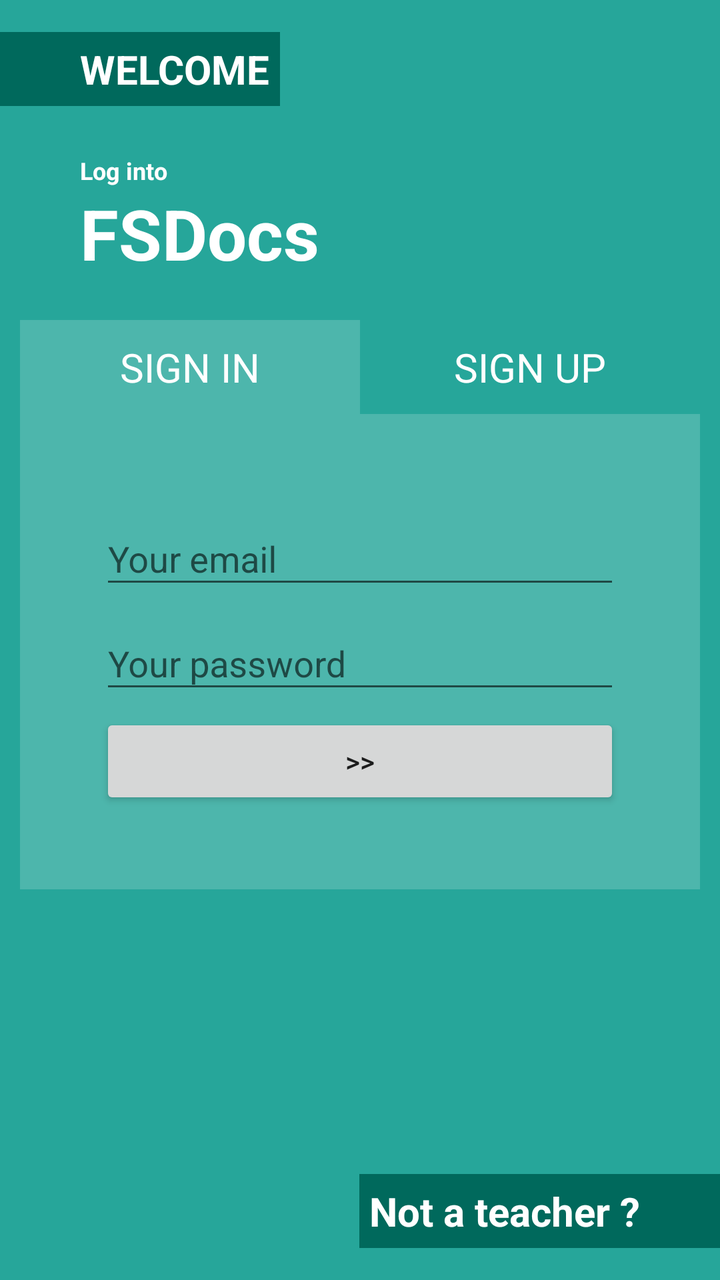
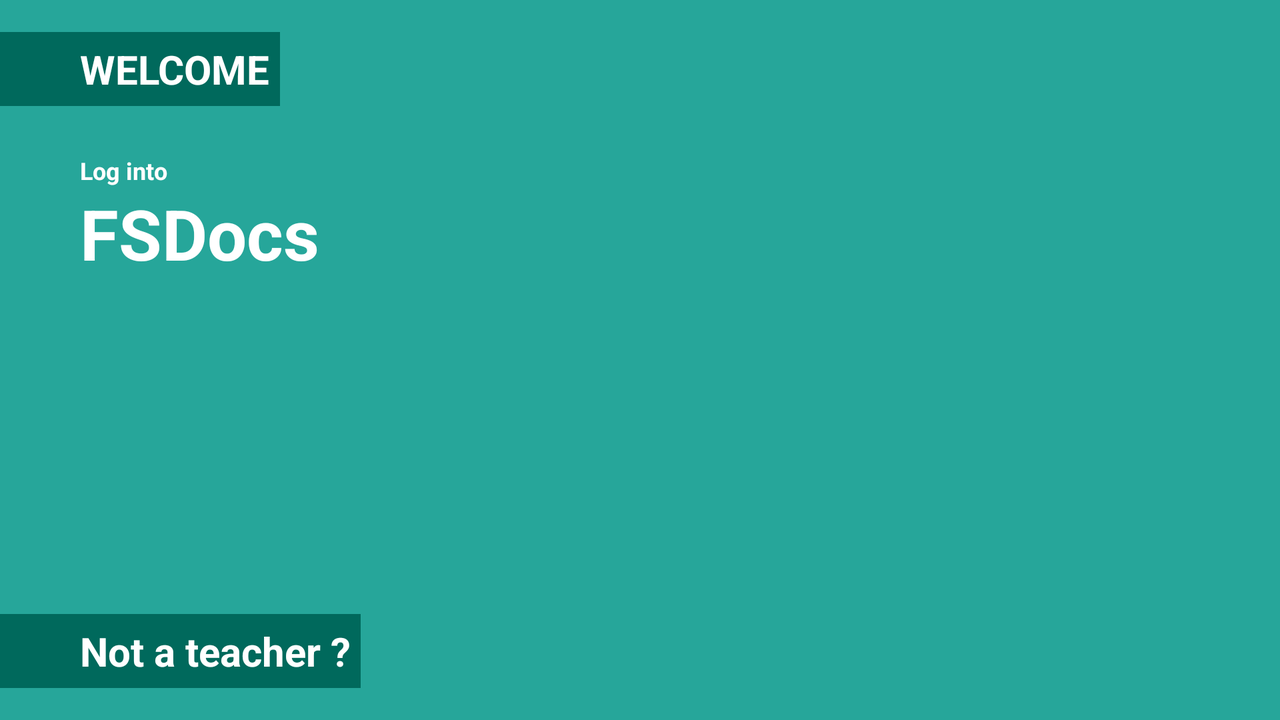

One screen, two layout resources from the same app: the default and the repository's alternative for another configuration. Each is rendered where Android would select it; the XML of both is given below.
<!-- AndroidManifest.xml: application theme AppTheme -->
<!-- res/layout/activity_teacher.xml -->
<?xml version="1.0" encoding="utf-8"?>
<RelativeLayout xmlns:android="http://schemas.android.com/apk/res/android"
    xmlns:tools="http://schemas.android.com/tools"
    android:layout_width="match_parent"
    android:layout_height="match_parent"
    android:background="@color/colorAccent"
    android:paddingBottom="@dimen/activity_vertical_margin"
    android:paddingTop="@dimen/activity_vertical_margin"
    tools:context=".ui.StudentActivity">

    <include
        android:id="@+id/titleLayout"
        layout="@layout/authentification_header_include" />

    <include
        android:id="@+id/mainLayout"
        layout="@layout/main_layout" />

    <TextView
        android:id="@+id/switchLabel"
        android:layout_width="wrap_content"
        android:layout_height="wrap_content"
        android:layout_alignParentBottom="true"
        android:layout_alignParentEnd="true"
        android:layout_alignParentRight="true"
        android:background="@color/colorPrimaryDark"
        android:paddingBottom="5dp"
        android:paddingLeft="5dp"
        android:paddingRight="40dp"
        android:paddingTop="5dp"
        android:text="@string/switch_to_student"
        android:textColor="@android:color/white"
        android:textSize="20sp"
        android:textStyle="bold" />

</RelativeLayout>
<!-- res/layout/authentification_header_include.xml (included above) -->
<?xml version="1.0" encoding="utf-8"?>
<LinearLayout xmlns:android="http://schemas.android.com/apk/res/android"
    android:id="@+id/titleLayout"
    android:layout_width="match_parent"
    android:layout_height="wrap_content"
    android:orientation="vertical">

    <TextView
        android:id="@+id/welcomeLabel"
        android:layout_width="wrap_content"
        android:layout_height="wrap_content"
        android:background="@color/colorPrimaryDark"
        android:paddingBottom="5dp"
        android:paddingLeft="40dp"
        android:paddingRight="5dp"
        android:paddingTop="5dp"

        android:text="@string/welcome"
        android:textColor="@android:color/white"
        android:textSize="20sp"
        android:textStyle="bold" />

    <TextView
        android:id="@+id/logIntoLabel"
        android:layout_width="wrap_content"
        android:layout_height="wrap_content"
        android:layout_marginLeft="40dp"
        android:layout_marginStart="40dp"
        android:layout_marginTop="24dp"
        android:text="@string/log_into"
        android:textColor="@android:color/white"
        android:textSize="12sp"
        android:textStyle="bold" />

    <TextView
        android:id="@+id/appnameLabel"
        android:layout_width="wrap_content"
        android:layout_height="wrap_content"
        android:layout_marginLeft="40dp"
        android:layout_marginStart="40dp"
        android:text="@string/app_name"
        android:textColor="@android:color/white"
        android:textSize="35sp"
        android:textStyle="bold" />

</LinearLayout>
<!-- res/layout/main_layout.xml (included above) -->
<?xml version="1.0" encoding="utf-8"?>
<LinearLayout xmlns:android="http://schemas.android.com/apk/res/android"
    android:id="@+id/mainLayout"
    android:layout_width="match_parent"
    android:layout_height="wrap_content"
    android:layout_below="@+id/titleLayout"
    android:layout_centerInParent="true"
    android:orientation="vertical"
    android:paddingLeft="10dp"
    android:paddingRight="10dp">

    <include
        android:id="@+id/labelLayout"
        layout="@layout/authentification_include" />

    <include
        android:id="@+id/viewSwitcherLayout"
        layout="@layout/login_signup_form_include" />

</LinearLayout>
<!-- res/layout/authentification_include.xml (included above) -->
<?xml version="1.0" encoding="utf-8"?>
<LinearLayout xmlns:android="http://schemas.android.com/apk/res/android"
    android:id="@+id/labelLayout"
    android:layout_width="match_parent"
    android:layout_height="wrap_content"
    android:layout_marginTop="20dp"
    android:orientation="horizontal">

    <TextView
        android:id="@+id/signinLabel"
        android:layout_width="0dp"
        android:layout_height="wrap_content"
        android:layout_weight="50"
        android:background="#4DB6AC"
        android:gravity="center"
        android:padding="10dp"
        android:text="@string/sign_in"
        android:textColor="#ffffff"
        android:textSize="20sp" />

    <TextView
        android:id="@+id/signupLabel"
        android:layout_width="0dp"
        android:layout_height="wrap_content"
        android:layout_weight="50"
        android:background="#26A69A"
        android:gravity="center"
        android:padding="10dp"
        android:text="@string/sign_up"
        android:textColor="#ffffff"
        android:textSize="20sp" />
</LinearLayout>
<!-- res/layout/login_signup_form_include.xml (included above) -->
<?xml version="1.0" encoding="utf-8"?>
<ViewSwitcher xmlns:android="http://schemas.android.com/apk/res/android"
    android:id="@+id/viewSwitcher"
    android:layout_width="match_parent"
    android:layout_height="match_parent"
    android:background="#4DB6AC">

    <LinearLayout
        android:id="@+id/loginLayout"
        android:layout_width="match_parent"
        android:layout_height="wrap_content"
        android:layout_margin="40dp"
        android:orientation="vertical">

        <android.support.design.widget.TextInputLayout
            android:id="@+id/emailTextInput"
            android:layout_width="match_parent"
            android:layout_height="wrap_content">

            <EditText
                android:id="@+id/emailText"
                android:layout_width="match_parent"
                android:layout_height="wrap_content"
                android:hint="@string/your_email"
                android:inputType="textEmailAddress"
                android:textColor="#ffffff"
                android:textColorHint="#ffffff" />

        </android.support.design.widget.TextInputLayout>

        <android.support.design.widget.TextInputLayout
            android:id="@+id/passwordTextInput"
            android:layout_width="match_parent"
            android:layout_height="wrap_content">

            <EditText
                android:id="@+id/passwordText"
                android:layout_width="match_parent"
                android:layout_height="wrap_content"
                android:hint="@string/your_password"
                android:inputType="textPassword"
                android:textColor="#ffffff"
                android:textColorHint="#ffffff" />

        </android.support.design.widget.TextInputLayout>

        <Button
            android:id="@+id/loginButton"
            android:layout_width="match_parent"
            android:layout_height="wrap_content"
            android:layout_marginTop="5dp"
            android:text=">>"
            android:onClick="onLogin" />
    </LinearLayout>

    <FrameLayout
        android:id="@+id/fragment_container"
        android:layout_width="match_parent"
        android:layout_height="match_parent" />
</ViewSwitcher>
<!-- resources referenced by this layout -->
<resources>
  <color name="colorAccent">#26A69A</color>
  <color name="colorPrimaryDark">#00695C</color>
  <dimen name="activity_vertical_margin">16dp</dimen>
  <string name="app_name">FSDocs</string>
  <string name="log_into">Log into</string>
  <string name="sign_in">SIGN IN</string>
  <string name="sign_up">SIGN UP</string>
  <string name="switch_to_student">Not a teacher ?</string>
  <string name="welcome">WELCOME</string>
  <string name="your_email">Your email</string>
  <string name="your_password">Your password</string>
  <style name="AppTheme" parent="Theme.AppCompat.Light.DarkActionBar">
          
          <item name="colorPrimary">@color/colorPrimary</item>
          <item name="colorPrimaryDark">@color/colorPrimaryDark</item>
          <item name="colorAccent">@color/colorAccent</item>
      </style>
  <color name="colorPrimary">#00796B</color>
</resources>
<!-- res/layout-land/activity_teacher.xml (the repository's variant of the layout above) -->
<!-- drawn on the phone turned sideways -->
<?xml version="1.0" encoding="utf-8"?>
<RelativeLayout xmlns:android="http://schemas.android.com/apk/res/android"
    xmlns:tools="http://schemas.android.com/tools"
    android:layout_width="match_parent"
    android:layout_height="match_parent"
    android:background="@color/colorAccent"
    android:paddingBottom="@dimen/activity_vertical_margin"
    android:paddingTop="@dimen/activity_vertical_margin"
    tools:context=".ui.StudentActivity">

    <LinearLayout
        android:layout_width="match_parent"
        android:layout_height="match_parent"
        android:orientation="horizontal">

        <include
            android:id="@+id/titleLayout"
            layout="@layout/authentification_header_include" />

        <include
            android:id="@+id/mainLayout"
            layout="@layout/main_layout" />

    </LinearLayout>

    <TextView
        android:id="@+id/switchLabel"
        android:layout_width="wrap_content"
        android:layout_height="wrap_content"
        android:layout_alignParentBottom="true"
        android:layout_alignParentEnd="false"
        android:layout_alignParentLeft="true"
        android:layout_alignParentRight="false"
        android:layout_alignParentStart="true"
        android:background="@color/colorPrimaryDark"
        android:paddingBottom="5dp"
        android:paddingLeft="40dp"
        android:paddingRight="5dp"
        android:paddingTop="5dp"
        android:text="@string/switch_to_student"
        android:textColor="@android:color/white"
        android:textSize="20sp"
        android:textStyle="bold" />

</RelativeLayout>
